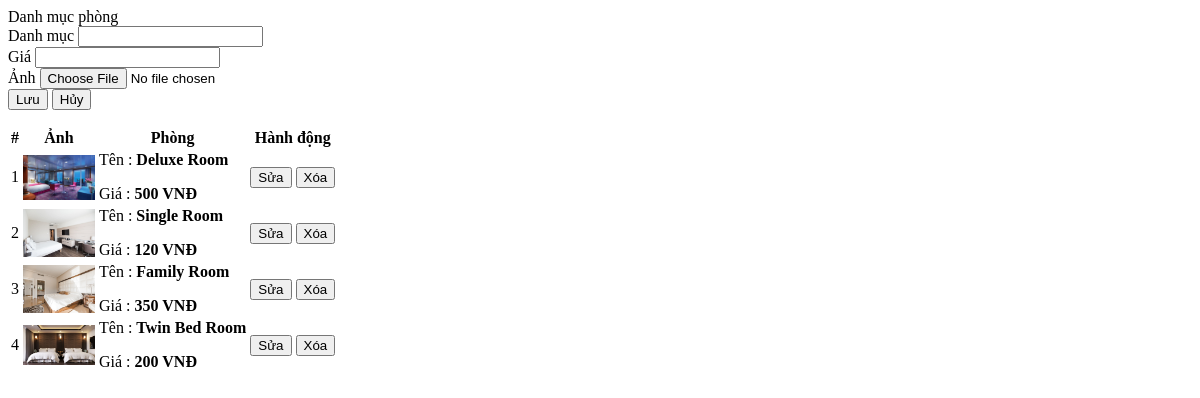
The page /admin/categories.php on the database as committed earlier.
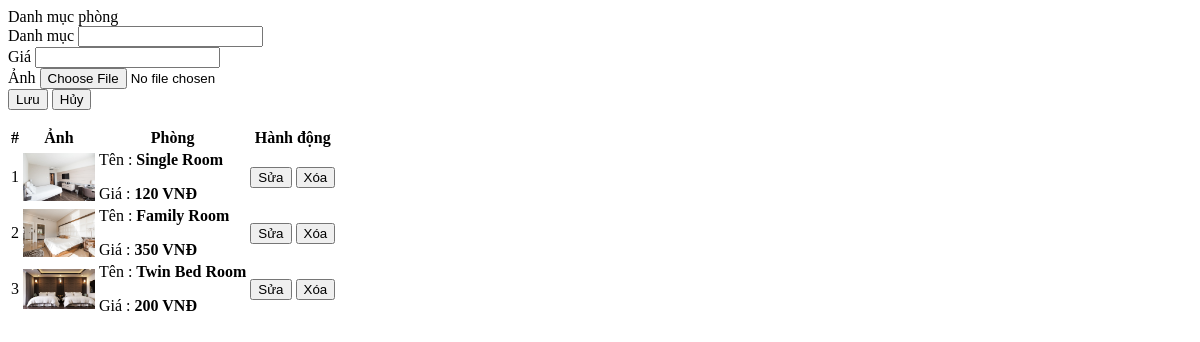
The same page on the database as committed later.
### tables this page shows
CREATE TABLE `room_categories` (
  `id` int(30) NOT NULL,
  `name` text NOT NULL,
  `price` float NOT NULL,
  `cover_img` text NOT NULL
);

### admin/categories.php (the view, shortened to what this page needs)
<?php include('db_connect.php');?>
<div class="container-fluid">
	<div class="col-lg-12">
		<div class="row">
			<div class="col-md-4">
			<form action="" id="manage-category">
				<div class="card">
					<div class="card-header">
						    Danh mục phòng
				  	</div>
					<div class="card-body">
							<div class="form-group">
								<label class="control-label">Danh mục</label>
								<input type="text" class="form-control" name="name">
							</div>
							<div class="form-group">
								<label class="control-label">Giá</label>
								<input type="number" class="form-control text-right" name="price" step="any">
							</div>
							<div class="form-group">
								<label for="" class="control-label">Ảnh</label>
								<input type="file" class="form-control" name="img" onchange="displayImg(this,$(this))">
							</div>
					</div>
					<div class="card-footer">
						<div class="row">
							<div class="col-md-12">
								<button class="btn btn-sm btn-primary col-sm-3 offset-md-3"> Lưu</button>
								<button class="btn btn-sm btn-default col-sm-3" type="button" onclick="$('#manage-category').get(0).reset()"> Hủy</button>
							</div>
						</div>
					</div>
				</div>
			</form>
			</div>
			<div class="col-md-8">
				<div class="card">
					<div class="card-body">
						<table class="table table-bordered table-hover">
							<thead>
								<tr>
									<th class="text-center">#</th>
									<th class="text-center">Ảnh</th>
									<th class="text-center">Phòng</th>
									<th class="text-center">Hành động</th>
								</tr>
							</thead>
							<tbody>
								<?php
								$i = 1;
								$cats = $conn->query("SELECT * FROM room_categories order by id asc");
								while($row=$cats->fetch_assoc()):
								?>
								<tr>
									<td class="text-center"><?php echo $i++ ?></td>
									<td class="text-center">
										<img src="<?php echo isset($row['cover_img']) ? '../assets/img/'.$row['cover_img'] :'' ?>" alt="" id="cimg">
									</td>
									<td class="">
										<p>Tên : <b><?php echo $row['name'] ?></b></p>
										<p>Giá : <b><?php echo number_format($row['price']) . " VNĐ" ?></b></p>
									</td>
									<td class="text-center">
										<button class="btn btn-sm btn-primary edit_cat" type="button" data-id="<?php echo $row['id'] ?>" data-name="<?php echo $row['name'] ?>" data-price="<?php echo $row['price'] ?>" data-cover_img="<?php echo $row['cover_img'] ?>">Sửa</button>
										<button class="btn btn-sm btn-danger delete_cat" type="button" data-id="<?php echo $row['id'] ?>">Xóa</button>
									</td>
								</tr>
								<?php endwhile; ?>
							</tbody>
						</table>
					</div>
				</div>
			</div>
		</div>
	</div>
</div>

Rows that differ between the two databases and show on the page:
removed room_categories: cover_img (picture), name "Deluxe Room", price "500"
